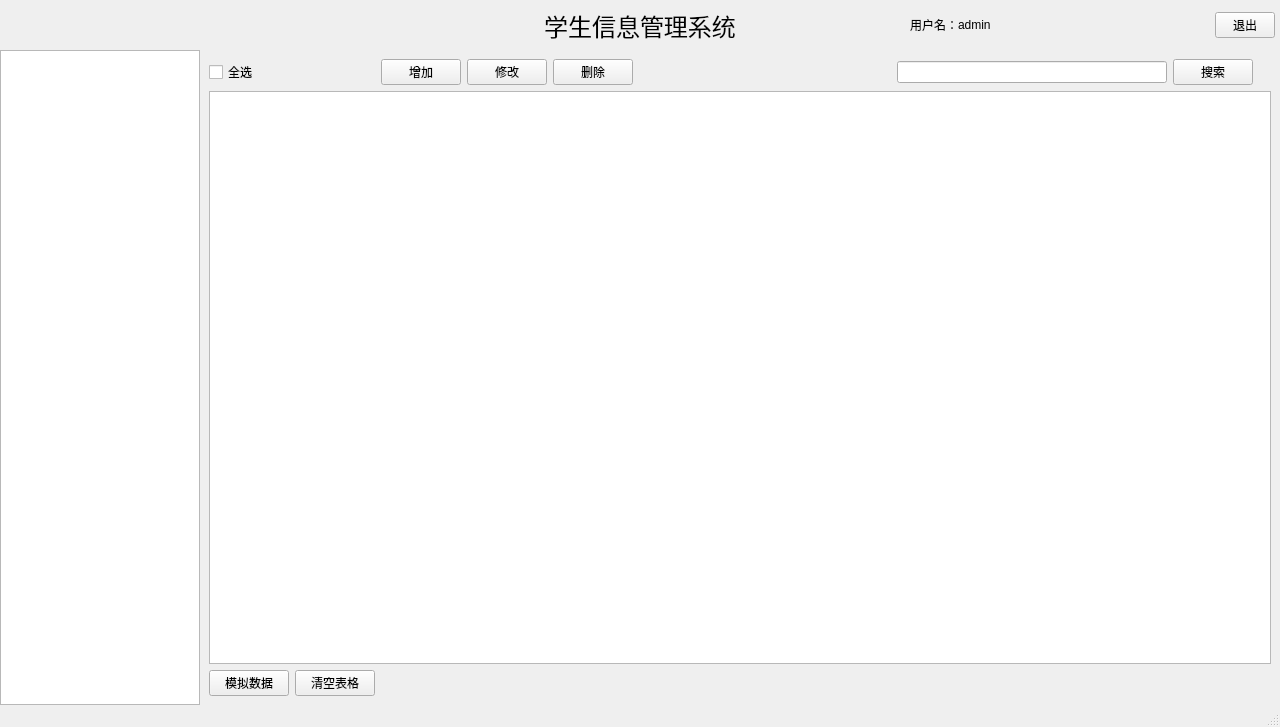
<?xml version="1.0" encoding="UTF-8"?>
<ui version="4.0">
 <class>MainWindow</class>
 <widget class="QMainWindow" name="MainWindow">
  <property name="geometry">
   <rect>
    <x>0</x>
    <y>0</y>
    <width>1280</width>
    <height>727</height>
   </rect>
  </property>
  <property name="minimumSize">
   <size>
    <width>1280</width>
    <height>600</height>
   </size>
  </property>
  <property name="windowTitle">
   <string>学生信息管理系统</string>
  </property>
  <property name="windowIcon">
   <iconset resource="res.qrc">
    <normaloff>:/icon.jpg</normaloff>:/icon.jpg</iconset>
  </property>
  <property name="toolTip">
   <string>这是学生信息管理系统</string>
  </property>
  <property name="styleSheet">
   <string notr="true"/>
  </property>
  <widget class="QWidget" name="centralwidget">
   <property name="styleSheet">
    <string notr="true"/>
   </property>
   <layout class="QGridLayout" name="gridLayout_3">
    <property name="leftMargin">
     <number>0</number>
    </property>
    <property name="topMargin">
     <number>0</number>
    </property>
    <property name="rightMargin">
     <number>0</number>
    </property>
    <property name="bottomMargin">
     <number>0</number>
    </property>
    <property name="spacing">
     <number>0</number>
    </property>
    <item row="0" column="0" colspan="2">
     <widget class="QWidget" name="bg_title" native="true">
      <property name="minimumSize">
       <size>
        <width>0</width>
        <height>50</height>
       </size>
      </property>
      <property name="maximumSize">
       <size>
        <width>16777215</width>
        <height>50</height>
       </size>
      </property>
      <property name="styleSheet">
       <string notr="true"/>
      </property>
      <layout class="QGridLayout" name="gridLayout_2" columnstretch="1,1,1">
       <property name="leftMargin">
        <number>0</number>
       </property>
       <property name="topMargin">
        <number>0</number>
       </property>
       <property name="rightMargin">
        <number>0</number>
       </property>
       <property name="bottomMargin">
        <number>0</number>
       </property>
       <property name="spacing">
        <number>0</number>
       </property>
       <item row="0" column="0">
        <spacer name="horizontalSpacer">
         <property name="orientation">
          <enum>Qt::Orientation::Horizontal</enum>
         </property>
         <property name="sizeHint" stdset="0">
          <size>
           <width>284</width>
           <height>20</height>
          </size>
         </property>
        </spacer>
       </item>
       <item row="0" column="1">
        <widget class="QLabel" name="label">
         <property name="font">
          <font>
           <pointsize>18</pointsize>
          </font>
         </property>
         <property name="text">
          <string>学生信息管理系统</string>
         </property>
         <property name="alignment">
          <set>Qt::AlignmentFlag::AlignCenter</set>
         </property>
        </widget>
       </item>
       <item row="0" column="2">
        <widget class="QWidget" name="widget_2" native="true">
         <layout class="QGridLayout" name="gridLayout" columnminimumwidth="0,0,0,0">
          <property name="leftMargin">
           <number>5</number>
          </property>
          <property name="topMargin">
           <number>0</number>
          </property>
          <property name="rightMargin">
           <number>5</number>
          </property>
          <property name="bottomMargin">
           <number>0</number>
          </property>
          <property name="spacing">
           <number>0</number>
          </property>
          <item row="0" column="1">
           <widget class="QLabel" name="label_3">
            <property name="maximumSize">
             <size>
              <width>60</width>
              <height>16777215</height>
             </size>
            </property>
            <property name="text">
             <string>用户名：</string>
            </property>
            <property name="alignment">
             <set>Qt::AlignmentFlag::AlignRight|Qt::AlignmentFlag::AlignTrailing|Qt::AlignmentFlag::AlignVCenter</set>
            </property>
           </widget>
          </item>
          <item row="0" column="3">
           <widget class="QPushButton" name="btn_exit">
            <property name="maximumSize">
             <size>
              <width>60</width>
              <height>16777215</height>
             </size>
            </property>
            <property name="styleSheet">
             <string notr="true"/>
            </property>
            <property name="text">
             <string>退出</string>
            </property>
            <property name="btn" stdset="0">
             <string>main</string>
            </property>
           </widget>
          </item>
          <item row="0" column="2">
           <widget class="QLabel" name="lb_user">
            <property name="text">
             <string>admin</string>
            </property>
           </widget>
          </item>
          <item row="0" column="0">
           <widget class="QLabel" name="label_2">
            <property name="minimumSize">
             <size>
              <width>40</width>
              <height>40</height>
             </size>
            </property>
            <property name="maximumSize">
             <size>
              <width>40</width>
              <height>40</height>
             </size>
            </property>
            <property name="styleSheet">
             <string notr="true">image: url(:/user.jpg);</string>
            </property>
            <property name="text">
             <string/>
            </property>
           </widget>
          </item>
         </layout>
        </widget>
       </item>
      </layout>
     </widget>
    </item>
    <item row="1" column="0">
     <widget class="QTreeWidget" name="treeWidget">
      <property name="minimumSize">
       <size>
        <width>200</width>
        <height>0</height>
       </size>
      </property>
      <property name="maximumSize">
       <size>
        <width>200</width>
        <height>16777215</height>
       </size>
      </property>
      <property name="styleSheet">
       <string notr="true"/>
      </property>
      <attribute name="headerVisible">
       <bool>false</bool>
      </attribute>
      <column>
       <property name="text">
        <string notr="true">1</string>
       </property>
      </column>
     </widget>
    </item>
    <item row="1" column="1">
     <widget class="QStackedWidget" name="stackedWidget">
      <property name="styleSheet">
       <string notr="true"/>
      </property>
      <widget class="QWidget" name="page">
       <layout class="QGridLayout" name="gridLayout_4">
        <item row="0" column="7">
         <widget class="QPushButton" name="btn_search">
          <property name="styleSheet">
           <string notr="true"/>
          </property>
          <property name="text">
           <string>搜索</string>
          </property>
          <property name="btn" stdset="0">
           <string>main</string>
          </property>
         </widget>
        </item>
        <item row="2" column="1">
         <widget class="QPushButton" name="btn_clear">
          <property name="text">
           <string>清空表格</string>
          </property>
         </widget>
        </item>
        <item row="0" column="5">
         <spacer name="horizontalSpacer_2">
          <property name="orientation">
           <enum>Qt::Orientation::Horizontal</enum>
          </property>
          <property name="sizeHint" stdset="0">
           <size>
            <width>40</width>
            <height>20</height>
           </size>
          </property>
         </spacer>
        </item>
        <item row="0" column="4">
         <widget class="QPushButton" name="btn_del">
          <property name="styleSheet">
           <string notr="true"/>
          </property>
          <property name="text">
           <string>删除</string>
          </property>
          <property name="btn" stdset="0">
           <string>main</string>
          </property>
         </widget>
        </item>
        <item row="1" column="0" colspan="11">
         <widget class="QTableWidget" name="tableWidget">
          <property name="styleSheet">
           <string notr="true"/>
          </property>
          <attribute name="horizontalHeaderStretchLastSection">
           <bool>true</bool>
          </attribute>
          <attribute name="verticalHeaderVisible">
           <bool>false</bool>
          </attribute>
          <row/>
         </widget>
        </item>
        <item row="2" column="0">
         <widget class="QPushButton" name="btn_simulation">
          <property name="text">
           <string>模拟数据</string>
          </property>
         </widget>
        </item>
        <item row="2" column="2">
         <widget class="QLabel" name="lb_cnt">
          <property name="text">
           <string/>
          </property>
         </widget>
        </item>
        <item row="0" column="6">
         <widget class="QLineEdit" name="le_search">
          <property name="minimumSize">
           <size>
            <width>270</width>
            <height>0</height>
           </size>
          </property>
          <property name="maximumSize">
           <size>
            <width>270</width>
            <height>16777215</height>
           </size>
          </property>
         </widget>
        </item>
        <item row="0" column="2">
         <widget class="QPushButton" name="btn_add">
          <property name="styleSheet">
           <string notr="true"/>
          </property>
          <property name="text">
           <string>增加</string>
          </property>
          <property name="btn" stdset="0">
           <string>main</string>
          </property>
         </widget>
        </item>
        <item row="0" column="0">
         <widget class="QCheckBox" name="checkBox">
          <property name="text">
           <string>全选</string>
          </property>
         </widget>
        </item>
        <item row="0" column="3">
         <widget class="QPushButton" name="btn_update">
          <property name="styleSheet">
           <string notr="true"/>
          </property>
          <property name="text">
           <string>修改</string>
          </property>
          <property name="btn" stdset="0">
           <string>main</string>
          </property>
         </widget>
        </item>
       </layout>
      </widget>
      <widget class="QWidget" name="page_2"/>
     </widget>
    </item>
   </layout>
  </widget>
  <widget class="QMenuBar" name="menubar">
   <property name="geometry">
    <rect>
     <x>0</x>
     <y>0</y>
     <width>1280</width>
     <height>21</height>
    </rect>
   </property>
  </widget>
  <widget class="QStatusBar" name="statusbar"/>
 </widget>
 <resources>
  <include location="res.qrc"/>
 </resources>
 <connections/>
</ui>
